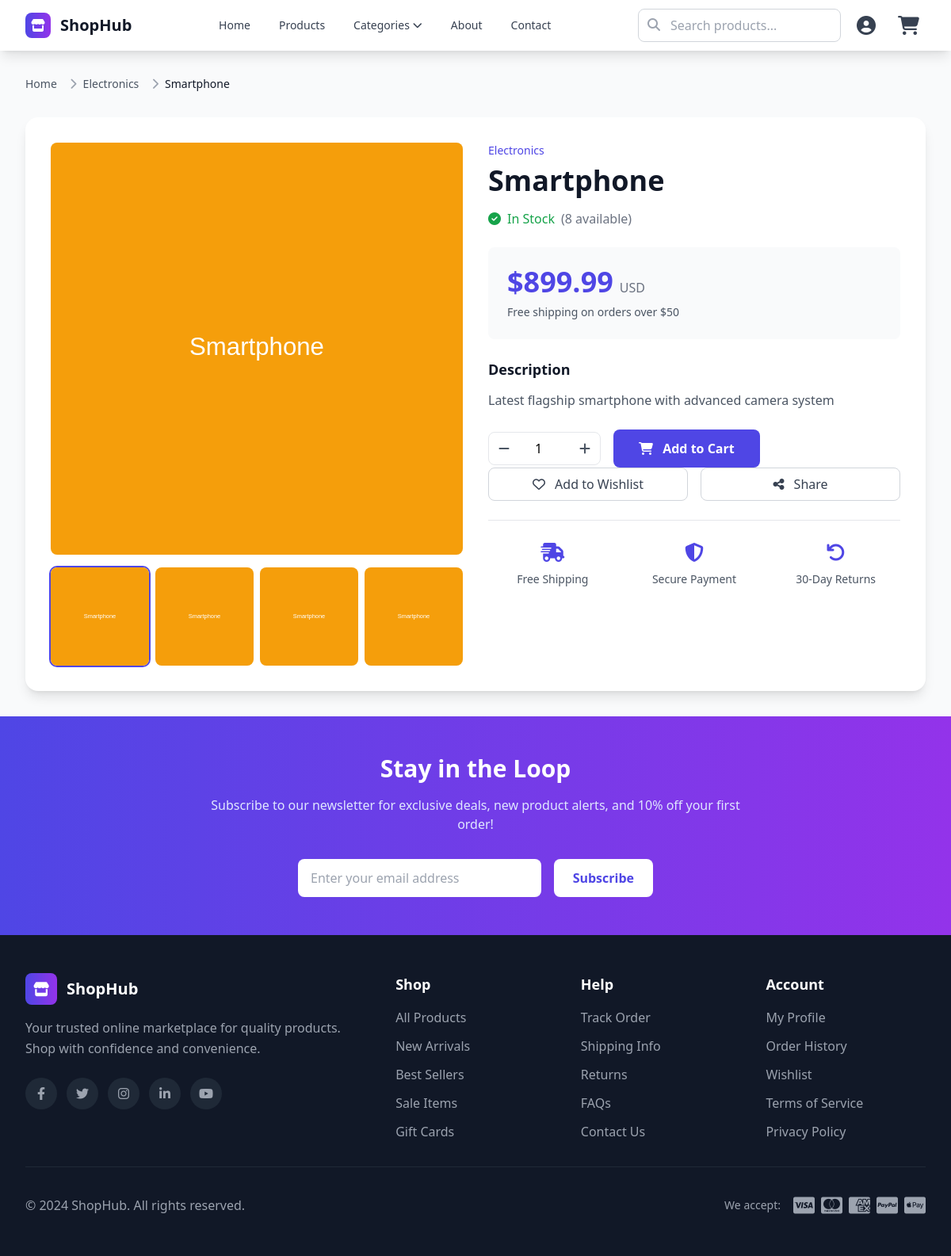
The page /product/smartphone/ on the database its author committed.
### store/models.py (models this page shows, shortened)
class Product(models.Model):
    category = models.ForeignKey(Category, on_delete=models.CASCADE, related_name='products')
    name = models.CharField(max_length=200)
    slug = models.SlugField(max_length=200, unique=True)
    description = models.TextField()
    price = models.DecimalField(max_digits=10, decimal_places=2)
    image = models.ImageField(upload_to='products/', blank=True, null=True)
    stock = models.PositiveIntegerField(default=0)
    available = models.BooleanField(default=True)
    created_at = models.DateTimeField(auto_now_add=True)
    updated_at = models.DateTimeField(auto_now=True)
    class Meta:
        ordering = ['-created_at']

class Category(models.Model):
    name = models.CharField(max_length=100, unique=True)
    slug = models.SlugField(max_length=100, unique=True)
    description = models.TextField(blank=True)
    created_at = models.DateTimeField(auto_now_add=True)
    updated_at = models.DateTimeField(auto_now=True)
    class Meta:
        verbose_name_plural = "Categories"
        ordering = ['name']

### store/views.py (the view)
# urls.py: path('product/<slug:product_slug>/', views.product_detail, name='product_detail'),
def product_detail(request, product_slug):
    product = get_object_or_404(Product, slug=product_slug, available=True)
    related_products = Product.objects.filter(
        category=product.category,
        available=True
    ).exclude(id=product.id)[:4]
    context = {
        'product': product,
        'related_products': related_products,
    }
    return render(request, 'store/product_detail.html', context)

### store/context_processors.py (called while the page is built)
def cart_count(request):
    cart = request.session.get('cart', {})
    if not isinstance(cart, dict):
        cart = {}
    cart_count = 0
    for item in cart.values():
        cart_count += item.get('quantity', 0)
    return {'cart_count': cart_count}

### templates/store/product_detail.html (shortened to what this page needs)
{% extends "base.html" %}
{% block content %}
<nav class="mb-8">
    <ol class="flex items-center space-x-2 text-sm text-gray-600">
        <li><a href="{% url 'store:home' %}" class="hover:text-indigo-600 transition-colors">Home</a></li>
        <li class="flex items-center">
            <i class="fas fa-chevron-right mx-2 text-gray-400"></i>
            <a href="{% url 'store:category_products' product.category.slug %}" class="hover:text-indigo-600 transition-colors">
                {{ product.category.name }}
            </a>
        </li>
        <li class="flex items-center">
            <i class="fas fa-chevron-right mx-2 text-gray-400"></i>
            <span class="text-gray-900 font-medium">{{ product.name }}</span>
        </li>
    </ol>
</nav>
<div class="bg-white rounded-2xl shadow-lg overflow-hidden">
    <div class="grid grid-cols-1 lg:grid-cols-2 gap-8 p-8">
        <div class="space-y-4">
            <div class="aspect-square bg-gray-100 rounded-lg overflow-hidden">
                {% if product.image %}
                    <img src="{{ product.image.url }}"
                         alt="{{ product.name }}"
                         class="w-full h-full object-cover">
                {% else %}
                    <div class="w-full h-full flex items-center justify-center bg-gray-200">
                        <i class="fas fa-image text-gray-400 text-6xl"></i>
                    </div>
                {% endif %}
            </div>
            <div class="grid grid-cols-4 gap-2">
                <div class="aspect-square bg-gray-100 rounded-lg overflow-hidden cursor-pointer ring-2 ring-indigo-600">
                    {% if product.image %}
                        <img src="{{ product.image.url }}" alt="{{ product.name }}" class="w-full h-full object-cover">
                    {% else %}
                        <div class="w-full h-full flex items-center justify-center bg-gray-200">
                            <i class="fas fa-image text-gray-400 text-2xl"></i>
                        </div>
                    {% endif %}
                </div>
                <div class="aspect-square bg-gray-100 rounded-lg overflow-hidden cursor-pointer hover:ring-2 hover:ring-indigo-600">
                    {% if product.image %}
                        <img src="{{ product.image.url }}" alt="{{ product.name }}" class="w-full h-full object-cover">
                    {% else %}
                        <div class="w-full h-full flex items-center justify-center bg-gray-200">
                            <i class="fas fa-image text-gray-400 text-2xl"></i>
                        </div>
                    {% endif %}
                </div>
                <div class="aspect-square bg-gray-100 rounded-lg overflow-hidden cursor-pointer hover:ring-2 hover:ring-indigo-600">
                    {% if product.image %}
                        <img src="{{ product.image.url }}" alt="{{ product.name }}" class="w-full h-full object-cover">
                    {% else %}
                        <div class="w-full h-full flex items-center justify-center bg-gray-200">
                            <i class="fas fa-image text-gray-400 text-2xl"></i>
                        </div>
                    {% endif %}
                </div>
                <div class="aspect-square bg-gray-100 rounded-lg overflow-hidden cursor-pointer hover:ring-2 hover:ring-indigo-600">
                    {% if product.image %}
                        <img src="{{ product.image.url }}" alt="{{ product.name }}" class="w-full h-full object-cover">
                    {% else %}
                        <div class="w-full h-full flex items-center justify-center bg-gray-200">
                            <i class="fas fa-image text-gray-400 text-2xl"></i>
                        </div>
                    {% endif %}
                </div>
            </div>
        </div>
        <div class="space-y-6">
            <div>
                <div class="text-sm text-indigo-600 font-medium mb-2">
                    {{ product.category.name }}
                </div>
                <h1 class="text-3xl lg:text-4xl font-bold text-gray-900 mb-4">
                    {{ product.name }}
                </h1>
                <div class="flex items-center space-x-4 mb-4">
                    {% if product.available %}
                        {% if product.stock > 0 %}
                            <div class="flex items-center text-green-600">
                                <i class="fas fa-check-circle mr-2"></i>
                                <span class="font-medium">In Stock</span>
                                <span class="text-gray-500 ml-2">({{ product.stock }} available)</span>
                            </div>
                        {% else %}
                            <div class="flex items-center text-orange-600">
                                <i class="fas fa-clock mr-2"></i>
                                <span class="font-medium">Made to Order</span>
                            </div>
                        {% endif %}
                    {% else %}
                        <div class="flex items-center text-red-600">
                            <i class="fas fa-times-circle mr-2"></i>
                            <span class="font-medium">Out of Stock</span>
                        </div>
                    {% endif %}
                </div>
            </div>
            <div class="bg-gray-50 rounded-lg p-6">
                <div class="flex items-baseline space-x-2">
                    <span class="text-4xl font-bold text-indigo-600">${{ product.price }}</span>
                    <span class="text-gray-500">USD</span>
                </div>
                <div class="mt-2 text-sm text-gray-600">
                    Free shipping on orders over $50
                </div>
            </div>
            <div>
                <h3 class="text-lg font-semibold text-gray-900 mb-3">Description</h3>
                <div class="text-gray-600 leading-relaxed">
                    {{ product.description|linebreaks }}
                </div>
            </div>
            <div>
                {% if product.available and product.stock > 0 %}
                    <form action="{% url 'store:add_to_cart' product.slug %}" method="post" class="space-y-4">
                        <div class="flex items-center space-x-4">
                            <div class="flex items-center border rounded-lg">
                                <button type="button" class="px-3 py-2 text-gray-600 hover:bg-gray-100" onclick="this.parentNode.querySelector('input').stepDown()">
                                    <i class="fas fa-minus"></i>
                                </button>
                                <input type="number" name="quantity" value="1" min="1" max="{{ product.stock }}"
                                       class="w-16 text-center border-0 focus:ring-0">
                                <button type="button" class="px-3 py-2 text-gray-600 hover:bg-gray-100" onclick="this.parentNode.querySelector('input').stepUp()">
                                    <i class="fas fa-plus"></i>
                                </button>
                            </div>
                            <button type="submit" class="bg-indigo-600 text-white py-3 px-8 rounded-lg font-semibold hover:bg-indigo-700 transition-colors">
                                <i class="fas fa-shopping-cart mr-2"></i> Add to Cart
                            </button>
                        </div>
                    </form>
                {% endif %}
                <div class="flex space-x-4">
                    <button onclick="toggleWishlist({{ product.id }})" id="wishlist-btn-{{ product.id }}"
                            class="flex-1 border border-gray-300 text-gray-700 py-2 px-4 rounded-lg hover:bg-gray-50 transition-colors">
                        <i class="far fa-heart mr-2"></i>
                        <span id="wishlist-text-{{ product.id }}">Add to Wishlist</span>
                    </button>
                    <button onclick="shareProduct('{{ product.slug }}')"
                            class="flex-1 border border-gray-300 text-gray-700 py-2 px-4 rounded-lg hover:bg-gray-50 transition-colors">
                        <i class="fas fa-share-alt mr-2"></i>
                        Share
                    </button>
                </div>
            </div>
            <div class="border-t border-gray-200 pt-6">
                <div class="grid grid-cols-1 sm:grid-cols-3 gap-4 text-center">
                    <div class="flex flex-col items-center">
                        <i class="fas fa-shipping-fast text-indigo-600 text-2xl mb-2"></i>
                        <span class="text-sm text-gray-600">Free Shipping</span>
                    </div>
                    <div class="flex flex-col items-center">
                        <i class="fas fa-shield-alt text-indigo-600 text-2xl mb-2"></i>
                        <span class="text-sm text-gray-600">Secure Payment</span>
                    </div>
                    <div class="flex flex-col items-center">
                        <i class="fas fa-undo text-indigo-600 text-2xl mb-2"></i>
                        <span class="text-sm text-gray-600">30-Day Returns</span>
                    </div>
                </div>
            </div>
        </div>
    </div>
</div>
{% endblock %}

### templates/base.html (style rules this page uses)
html { scroll-behavior: smooth; }

### rows shown on the page
Product: category.name "Electronics", name "Smartphone", image (picture), stock "8", price "899.99", description "Latest flagship smartphone with advanced camera system"
